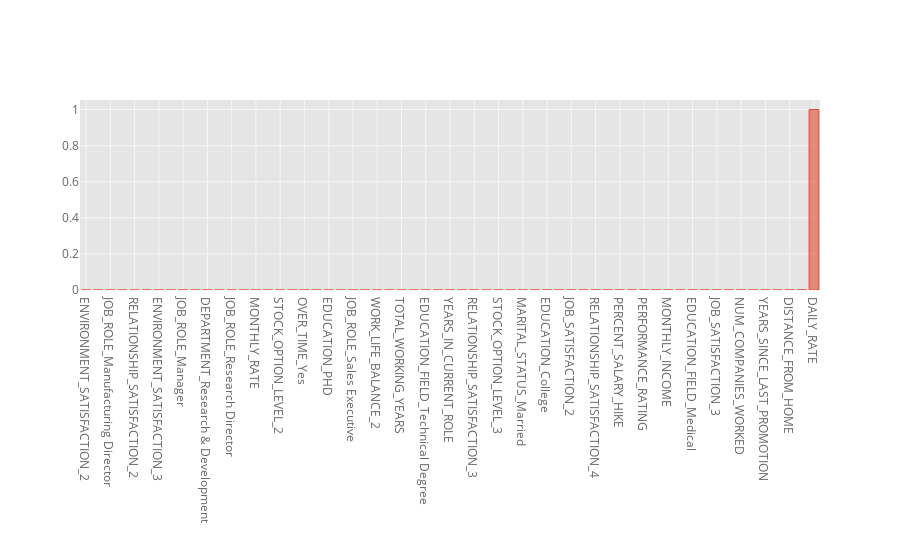

The code cell stored with this chart in its notebook:
### Code cell
np.abs(pca_transformed_df.iloc[0,:]).sort_values().iplot(kind="bar")

### Figure 1 — Plotly figure (JSON) as saved in the notebook; plotly's stock layout.template omitted (floating-point values rounded to 4 significant figures)
{"data": [{"marker": {"color": "rgba(226, 74, 51, 0.6)", "line": {"color": "rgba(226, 74, 51, 1.0)", "width": 1}}, "name": "0", "orientation": "v", "text": "", "type": "bar", "x": ["ENVIRONMENT_SATISFACTION_2", "WORK_LIFE_BALANCE_3", "JOB_ROLE_Manufacturing Director", "JOB_ROLE_Human Resources", "RELATIONSHIP_SATISFACTION_2", "BUSINESS_TRAVEL_Travel_Rarely", "ENVIRONMENT_SATISFACTION_3", "ENVIRONMENT_SATISFACTION_4", "JOB_ROLE_Manager", "JOB_INVOLVEMENT_4", "DEPARTMENT_Research & Development", "DEPARTMENT_Sales", "JOB_ROLE_Research Director", "BUSINESS_TRAVEL_Travel_Frequently", "MONTHLY_RATE", "EDUCATION_FIELD_Other", "STOCK_OPTION_LEVEL_2", "JOB_ROLE_Sales Representative", "OVER_TIME_Yes", "JOB_ROLE_Laboratory Technician", "EDUCATION_PHD", "JOB_SATISFACTION_4", "JOB_ROLE_Sales Executive", "JOB_LEVEL_5", "WORK_LIFE_BALANCE_2", "EDUCATION_Master", "TOTAL_WORKING_YEARS", "JOB_LEVEL_4", "EDUCATION_FIELD_Technical Degree", "JOB_ROLE_Research Scientist", "YEARS_IN_CURRENT_ROLE", "EDUCATION_FIELD_Life Sciences", "RELATIONSHIP_SATISFACTION_3", "EDUCATION_Highschool", "STOCK_OPTION_LEVEL_3", "JOB_LEVEL_2", "MARITAL_STATUS_Married", "STOCK_OPTION_LEVEL_1", "EDUCATION_College  ", "WORK_LIFE_BALANCE_4", "JOB_SATISFACTION_2", "JOB_LEVEL_3", "RELATIONSHIP_SATISFACTION_4", "JOB_INVOLVEMENT_2", "PERCENT_SALARY_HIKE", "TRAINING_TIMES_LAST_YEAR", "PERFORMANCE_RATING", "EDUCATION_FIELD_Marketing", "MONTHLY_INCOME", "JOB_INVOLVEMENT_3", "EDUCATION_FIELD_Medical", "HOURLY_RATE", "JOB_SATISFACTION_3", "YEARS_AT_COMPANY", "NUM_COMPANIES_WORKED", "MARITAL_STATUS_Single", "YEARS_SINCE_LAST_PROMOTION", "YEARS_WITH_CURR_MANAGER", "DISTANCE_FROM_HOME", "AGE", "DAILY_RATE"], "y": [1.83e-06, 1.902e-06, 3.141e-06, 3.19e-06, 3.225e-06, 3.82e-06, 3.837e-06, 4.555e-06, 5.29e-06, 5.82e-06, 6.639e-06, 9.135e-06, 9.763e-06, 9.893e-06, 1.051e-05, 1.064e-05, 1.158e-05, 1.347e-05, 1.356e-05, 1.425e-05, 1.476e-05, 1.887e-05, 2.081e-05, 2.317e-05, 2.352e-05, 2.374e-05, 2.398e-05, 2.478e-05, 2.93e-05, 2.938e-05, 3.034e-05, 3.035e-05, 3.041e-05, 3.194e-05, 3.219e-05, 3.502e-05, 3.516e-05, 3.652e-05, 3.658e-05, 3.75e-05, 4.158e-05, 4.266e-05, 4.569e-05, 4.834e-05, 5.146e-05, 5.548e-05, 5.795e-05, 5.802e-05, 6.584e-05, 7.201e-05, 7.236e-05, 7.269e-05, 8.151e-05, 9.179e-05, 9.669e-05, 0.0001009, 0.0001164, 0.000127, 0.0003806, 0.0006495, 1.0]}], "layout": {"legend": {"bgcolor": "#FFFFFF", "font": {"color": "#666666"}}, "paper_bgcolor": "#FFFFFF", "plot_bgcolor": "#E5E5E5", "title": {"font": {"color": "#151516"}}, "xaxis": {"gridcolor": "#F6F6F6", "showgrid": true, "tickfont": {"color": "#666666"}, "title": {"font": {"color": "#666666"}, "text": ""}, "zerolinecolor": "#F6F6F6"}, "yaxis": {"gridcolor": "#F6F6F6", "showgrid": true, "tickfont": {"color": "#666666"}, "title": {"font": {"color": "#666666"}, "text": ""}, "zerolinecolor": "#F6F6F6"}}}
